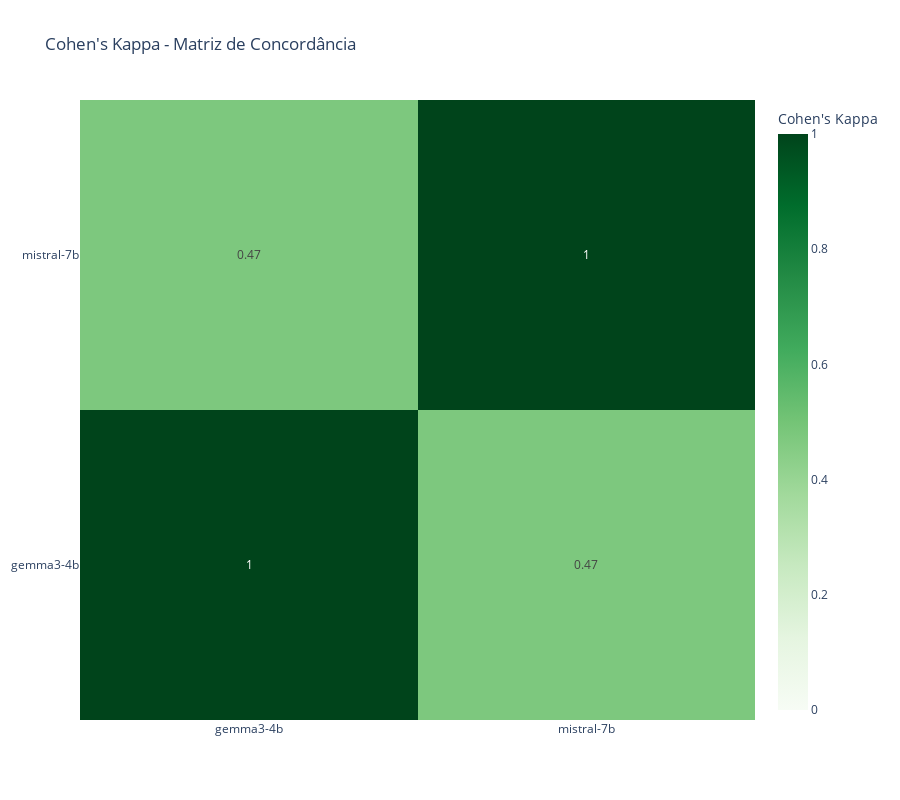

The cell this chart's notebook holds for it:
### Markdown cell above
### - Cohens Kappa

### Code cell
logger.info("\n📊 Gerando heatmap de Cohens_Kappa...")
visualizer.plot_kappa_heatmap(
    kappa_df=report['cohens_kappa']
)

### Figure 1 — Plotly figure (JSON) as saved in the notebook; plotly's stock layout.template omitted (floating-point values rounded to 4 significant figures)
{"data": [{"colorbar": {"title": {"text": "Cohen's Kappa"}}, "colorscale": [[0, "rgb(247,252,245)"], [0.125, "rgb(229,245,224)"], [0.25, "rgb(199,233,192)"], [0.375, "rgb(161,217,155)"], [0.5, "rgb(116,196,118)"], [0.625, "rgb(65,171,93)"], [0.75, "rgb(35,139,69)"], [0.875, "rgb(0,109,44)"], [1, "rgb(0,68,27)"]], "text": [[1, 0.47], [0.47, 1]], "texttemplate": "%{text}", "type": "heatmap", "x": ["gemma3-4b", "mistral-7b"], "y": ["gemma3-4b", "mistral-7b"], "z": [[1, 0.4737], [0.4737, 1]], "zmax": 1, "zmin": 0}], "layout": {"height": 800, "title": {"text": "Cohen's Kappa - Matriz de Concordância"}, "width": 900}}
